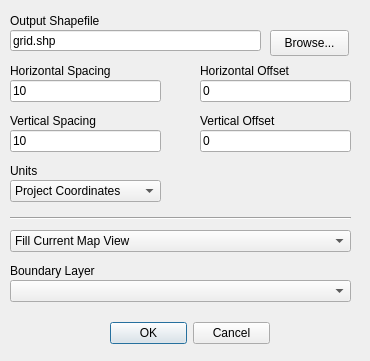
<?xml version="1.0" encoding="UTF-8"?>
<ui version="4.0">
 <class>mmqgis_grid_form</class>
 <widget class="QDialog" name="mmqgis_grid_form">
  <property name="windowModality">
   <enum>Qt::ApplicationModal</enum>
  </property>
  <property name="enabled">
   <bool>true</bool>
  </property>
  <property name="geometry">
   <rect>
    <x>0</x>
    <y>0</y>
    <width>370</width>
    <height>361</height>
   </rect>
  </property>
  <property name="mouseTracking">
   <bool>false</bool>
  </property>
  <property name="windowTitle">
   <string>Points</string>
  </property>
  <widget class="QDialogButtonBox" name="buttonBox">
   <property name="geometry">
    <rect>
     <x>110</x>
     <y>320</y>
     <width>160</width>
     <height>26</height>
    </rect>
   </property>
   <property name="orientation">
    <enum>Qt::Horizontal</enum>
   </property>
   <property name="standardButtons">
    <set>QDialogButtonBox::Cancel|QDialogButtonBox::Ok</set>
   </property>
  </widget>
  <widget class="QLineEdit" name="vspacing">
   <property name="geometry">
    <rect>
     <x>10</x>
     <y>130</y>
     <width>151</width>
     <height>22</height>
    </rect>
   </property>
   <property name="text">
    <string>10</string>
   </property>
  </widget>
  <widget class="QLabel" name="label">
   <property name="geometry">
    <rect>
     <x>10</x>
     <y>10</y>
     <width>108</width>
     <height>22</height>
    </rect>
   </property>
   <property name="text">
    <string>Output Shapefile</string>
   </property>
  </widget>
  <widget class="QLabel" name="label_2">
   <property name="geometry">
    <rect>
     <x>200</x>
     <y>60</y>
     <width>111</width>
     <height>22</height>
    </rect>
   </property>
   <property name="text">
    <string>Horizontal Offset</string>
   </property>
  </widget>
  <widget class="QLineEdit" name="hspacing">
   <property name="geometry">
    <rect>
     <x>10</x>
     <y>80</y>
     <width>151</width>
     <height>22</height>
    </rect>
   </property>
   <property name="text">
    <string>10</string>
   </property>
  </widget>
  <widget class="QLineEdit" name="filename">
   <property name="geometry">
    <rect>
     <x>10</x>
     <y>30</y>
     <width>251</width>
     <height>21</height>
    </rect>
   </property>
   <property name="text">
    <string>grid.shp</string>
   </property>
   <property name="readOnly">
    <bool>false</bool>
   </property>
  </widget>
  <widget class="QPushButton" name="browse">
   <property name="geometry">
    <rect>
     <x>270</x>
     <y>30</y>
     <width>79</width>
     <height>26</height>
    </rect>
   </property>
   <property name="text">
    <string>Browse...</string>
   </property>
  </widget>
  <widget class="QLineEdit" name="voffset">
   <property name="geometry">
    <rect>
     <x>200</x>
     <y>130</y>
     <width>151</width>
     <height>22</height>
    </rect>
   </property>
   <property name="text">
    <string>0</string>
   </property>
  </widget>
  <widget class="QLabel" name="label_6">
   <property name="geometry">
    <rect>
     <x>10</x>
     <y>60</y>
     <width>131</width>
     <height>22</height>
    </rect>
   </property>
   <property name="text">
    <string>Horizontal Spacing</string>
   </property>
  </widget>
  <widget class="QLabel" name="label_7">
   <property name="geometry">
    <rect>
     <x>10</x>
     <y>260</y>
     <width>121</width>
     <height>22</height>
    </rect>
   </property>
   <property name="text">
    <string>Boundary Layer</string>
   </property>
  </widget>
  <widget class="QComboBox" name="boundarylayer">
   <property name="geometry">
    <rect>
     <x>10</x>
     <y>280</y>
     <width>341</width>
     <height>22</height>
    </rect>
   </property>
  </widget>
  <widget class="QComboBox" name="units">
   <property name="geometry">
    <rect>
     <x>10</x>
     <y>180</y>
     <width>151</width>
     <height>22</height>
    </rect>
   </property>
   <item>
    <property name="text">
     <string>Project Coordinates</string>
    </property>
   </item>
   <item>
    <property name="text">
     <string>Meters</string>
    </property>
   </item>
   <item>
    <property name="text">
     <string>Feet</string>
    </property>
   </item>
   <item>
    <property name="text">
     <string>Miles</string>
    </property>
   </item>
   <item>
    <property name="text">
     <string>Kilometers</string>
    </property>
   </item>
  </widget>
  <widget class="QComboBox" name="boundarytype">
   <property name="geometry">
    <rect>
     <x>10</x>
     <y>230</y>
     <width>341</width>
     <height>22</height>
    </rect>
   </property>
   <item>
    <property name="text">
     <string>Fill Current Map View</string>
    </property>
   </item>
   <item>
    <property name="text">
     <string>Fill Boundary Layer Extent</string>
    </property>
   </item>
   <item>
    <property name="text">
     <string>Fill Boundary Layer Polygons</string>
    </property>
   </item>
  </widget>
  <widget class="Line" name="line">
   <property name="geometry">
    <rect>
     <x>10</x>
     <y>210</y>
     <width>341</width>
     <height>16</height>
    </rect>
   </property>
   <property name="orientation">
    <enum>Qt::Horizontal</enum>
   </property>
  </widget>
  <widget class="QLabel" name="label_8">
   <property name="geometry">
    <rect>
     <x>10</x>
     <y>110</y>
     <width>111</width>
     <height>22</height>
    </rect>
   </property>
   <property name="text">
    <string>Vertical Spacing</string>
   </property>
  </widget>
  <widget class="QLabel" name="label_9">
   <property name="geometry">
    <rect>
     <x>10</x>
     <y>160</y>
     <width>131</width>
     <height>22</height>
    </rect>
   </property>
   <property name="text">
    <string>Units</string>
   </property>
  </widget>
  <widget class="QLabel" name="label_10">
   <property name="geometry">
    <rect>
     <x>200</x>
     <y>110</y>
     <width>111</width>
     <height>22</height>
    </rect>
   </property>
   <property name="text">
    <string>Vertical Offset</string>
   </property>
  </widget>
  <widget class="QLineEdit" name="hoffset">
   <property name="geometry">
    <rect>
     <x>200</x>
     <y>80</y>
     <width>151</width>
     <height>22</height>
    </rect>
   </property>
   <property name="text">
    <string>0</string>
   </property>
  </widget>
 </widget>
 <resources/>
 <connections>
  <connection>
   <sender>buttonBox</sender>
   <signal>accepted()</signal>
   <receiver>mmqgis_grid_form</receiver>
   <slot>accept()</slot>
   <hints>
    <hint type="sourcelabel">
     <x>248</x>
     <y>254</y>
    </hint>
    <hint type="destinationlabel">
     <x>157</x>
     <y>274</y>
    </hint>
   </hints>
  </connection>
  <connection>
   <sender>buttonBox</sender>
   <signal>rejected()</signal>
   <receiver>mmqgis_grid_form</receiver>
   <slot>reject()</slot>
   <hints>
    <hint type="sourcelabel">
     <x>316</x>
     <y>260</y>
    </hint>
    <hint type="destinationlabel">
     <x>286</x>
     <y>274</y>
    </hint>
   </hints>
  </connection>
 </connections>
</ui>
